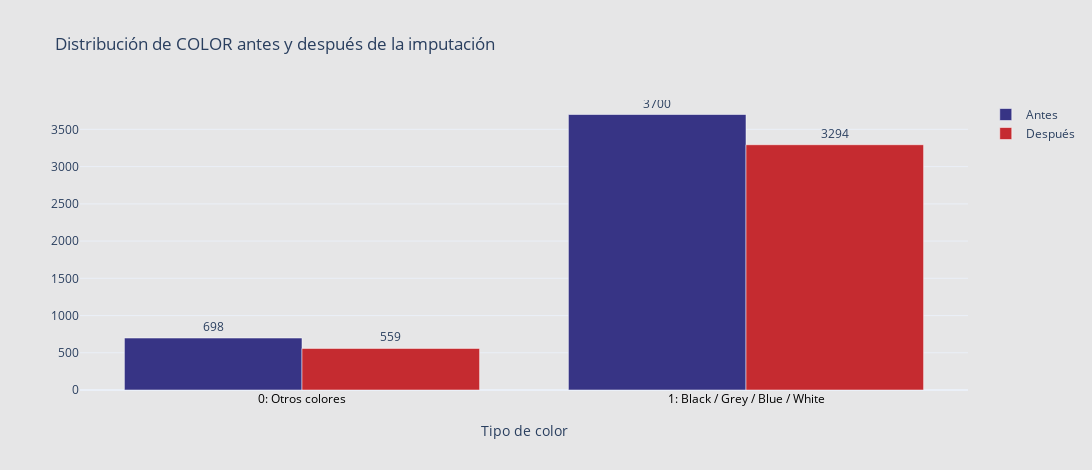

Write notebook code for a chart like this one.
### Markdown cell above
**Visualización: distribución antes y después de la imputación**

### Code cell
# Contamos valores antes y después para comparación
antes_color = df_antes['color_estandar'].value_counts().sort_index()
despues_color = df_bmw['color_estandar'].value_counts().sort_index()

# Etiquetas personalizadas para el gráfico
etiquetas = {0: '0: Otros colores', 1: '1: Black / Grey / Blue / White'}
x_labels = [etiquetas.get(i, str(i)) for i in antes_color.index]

# Gráfico comparativo de barras antes y después de la imputación
fig = go.Figure()

# Barras antes
fig.add_trace(go.Bar(
    x=x_labels,
    y=antes_color.values,
    marker_color='#373485',
    name='Antes',
    text=antes_color.values,
    textposition='outside',
    opacity=1,
))

# Barras después
fig.add_trace(go.Bar(
    x=x_labels,
    y=despues_color.reindex(antes_color.index, fill_value=0).values,
    marker_color='#c52b30',
    name='Después',
    text=despues_color.reindex(antes_color.index, fill_value=0).values,
    textposition='outside',
    opacity=1,
))

# Configuración del gráfico
fig.update_layout(
    title="Distribución de COLOR antes y después de la imputación",
    xaxis_title="Tipo de color",
    barmode='group',  # Barras lado a lado para facilitar comparación
    template='plotly_white',
    width=1200,
    height=470,
    plot_bgcolor='#e6e6e7',
    paper_bgcolor='#e6e6e7',
    xaxis=dict(
        tickfont=dict(color='black'),
        title_standoff=20
    )
)

fig.show()

### Figure 1 — Plotly figure (JSON) as saved in the notebook; plotly's stock layout.template omitted (floating-point values rounded to 4 significant figures)
{"data": [{"marker": {"color": "#373485"}, "name": "Antes", "opacity": 1, "text": [698.0, 3700.0], "textposition": "outside", "type": "bar", "x": ["0: Otros colores", "1: Black / Grey / Blue / White"], "y": [698, 3700]}, {"marker": {"color": "#c52b30"}, "name": "Después", "opacity": 1, "text": [559.0, 3294.0], "textposition": "outside", "type": "bar", "x": ["0: Otros colores", "1: Black / Grey / Blue / White"], "y": [559, 3294]}], "layout": {"barmode": "group", "height": 470, "paper_bgcolor": "#e6e6e7", "plot_bgcolor": "#e6e6e7", "title": {"text": "Distribución de COLOR antes y después de la imputación"}, "width": 1200, "xaxis": {"tickfont": {"color": "black"}, "title": {"standoff": 20, "text": "Tipo de color"}}}}
